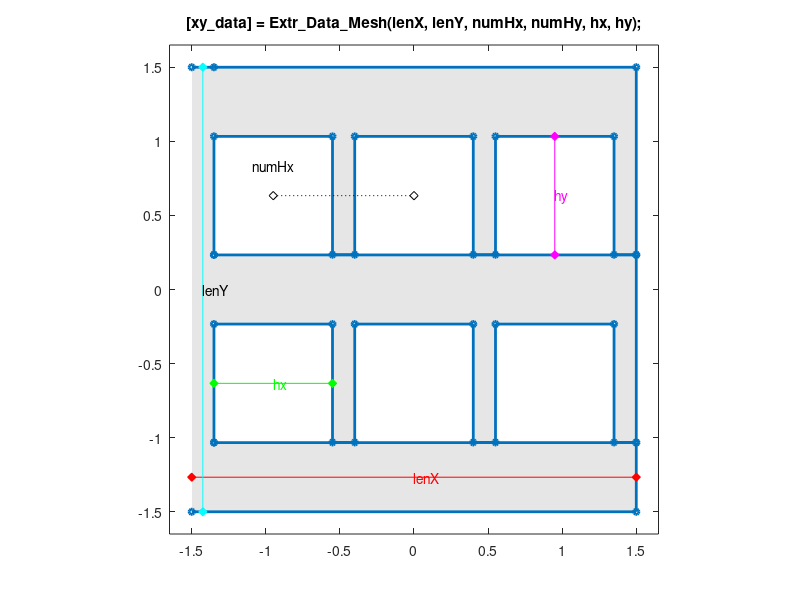

Source code (MATLAB):
function [xy_data] = Extr_Data_Mesh(lenX, lenY, numHx, numHy, hx, hy, varargin)
%Extr_Data_Mesh Produce extrusion data for a rectangular mesh.
%   [xy_data] = Extr_Data_Mesh(lenX, lenY, numHx, numHy, hx, hy)
%   This function returns x-y data for a rectangular mesh.
%   You can specify:
%       Mesh outer width               lenX
%       Mesh outer length              lenY
%       Number of mesh holes along X   numHx
%       Number of mesh holes along Y   numHy
%       Width of mesh holes (along x)  hx
%       Length of mesh holes (along y) hy
%
%   To see a plot showing parameter values, enter the name
%   of the function with no arguments
%   >> Extr_Data_Mesh
%
%   To see a plot created with your parameter values,
%   add 'plot' as the final argument
%   >> Extr_Data_Mesh(3,3,3,2,0.8,0.8,'plot')

% Copyright 2017-2020 The MathWorks, Inc.

% Default data to show diagram
if (nargin == 0)
    lenX = 3;
    lenY = 3;
    numHx = 3;
    numHy = 2;
    hx = 0.8;
    hy = 0.8;
end

if (nargin==0 ||nargin==7)
    showplot = 'plot';
else
    showplot = 'n';
end

% Calculate extrusion data

tx = (lenX-(numHx*hx))/(numHx+1);
ty = (lenY-(numHy*hy))/(numHy+1);

self_intersect_offset = min(tx,ty)/100;


xy_data = [...
    0     0;
    lenX  0;
    lenX  ty;
    tx    ty];

for j=1:numHy
    for i=1:numHx
        append_pts = [
            tx*(i)+hx*(i-1) ty+(ty+hy)*(j-1)+self_intersect_offset;
            tx*(i)+hx*(i-1) ty+hy+(ty+hy)*(j-1);
            tx*(i)+hx*i     ty+hy+(ty+hy)*(j-1);
            tx*(i)+hx*i     ty+(ty+hy)*(j-1)+self_intersect_offset;
            ];
        xy_data = [xy_data;append_pts];
    end
    if(i==numHx)
        xy_data = [xy_data;
            lenX hy*(j-1)+ty*j+self_intersect_offset;
            lenX hy*j+ty*(j+1);
            tx   hy*j+ty*(j+1)];
    end
    if(j==numHy)
        xy_data=[xy_data;0 lenY];
    end
end

xy_data = xy_data-[lenX/2 lenY/2];

% Plot diagram to show parameters and extrusion

if (nargin == 0 || strcmpi(showplot,'plot'))
    % Figure name
    figString = ['h1_' mfilename];
    % Only create a figure if no figure exists
    figExist = 0;
    fig_hExist = evalin('base',['exist(''' figString ''')']);
    if (fig_hExist)
        figExist = evalin('base',['ishandle(' figString ') && strcmp(get(' figString ', ''type''), ''figure'')']);
    end
    if ~figExist
        fig_h = figure('Name',figString);
        assignin('base',figString,fig_h);
    else
        fig_h = evalin('base',figString);
    end
    figure(fig_h)
    clf(fig_h)
    
    % Get max axis dimension
    maxd = max(lenX,lenY);
    
    % Plot extrusion
    patch(xy_data(:,1),xy_data(:,2),[1 1 1]*0.90,'EdgeColor','none');
    hold on
    plot(xy_data(:,1),xy_data(:,2),'-','Marker','o','MarkerSize',4,'LineWidth',2);
    
    axis('equal');
    axis([-0.55 0.55 -0.55 0.55]*maxd);
    
    % Show parameters
    
    hold on
    
    plot([-0.5 0.5]*lenX,-[1 1]*(lenY-ty)/2,'r-d','MarkerFaceColor','r');
    text(0,-(lenY-ty)/2,'{\color{red}lenX}');
    
    plot(-[1 1]*(lenX-tx)/2,[-0.5 0.5]*lenY,'c-d','MarkerFaceColor','c');
    text(-(lenX-tx)/2,0,'{\color{cyan}lenY}');
    
    plot([tx tx+hx]-lenX/2,[1 1]*(ty+hy/2)-lenY/2,'g-d','MarkerFaceColor','g');
    text((tx+hx/2)-lenX/2,(ty+hy/2)-lenY/2,'{\color{green}hx}');
    
    plot([-1 -1]*(tx+hx/2)+lenX/2,-[ty ty+hy]+lenY/2,'m-d','MarkerFaceColor','m');
    text(-(tx+hx/2)+lenX/2,-(ty+hy/2)+lenY/2,'{\color{magenta}hy}');
    
    plot([tx+hx/2 2*tx+3*hx/2]-lenX/2,-[1 1]*(ty+hy/2)+lenY/2,'k:d','MarkerFaceColor','w');
    text(-lenX/2+(tx+hx/2),lenY/2-(ty+hy/4),'{\color{black}numHx}','HorizontalAlignment','center');
    
    title(['[xy\_data] = Extr\_Data\_Mesh(lenX, lenY, numHx, numHy, hx, hy);']);
    hold off
    box on
    clear xy_data
    
end
